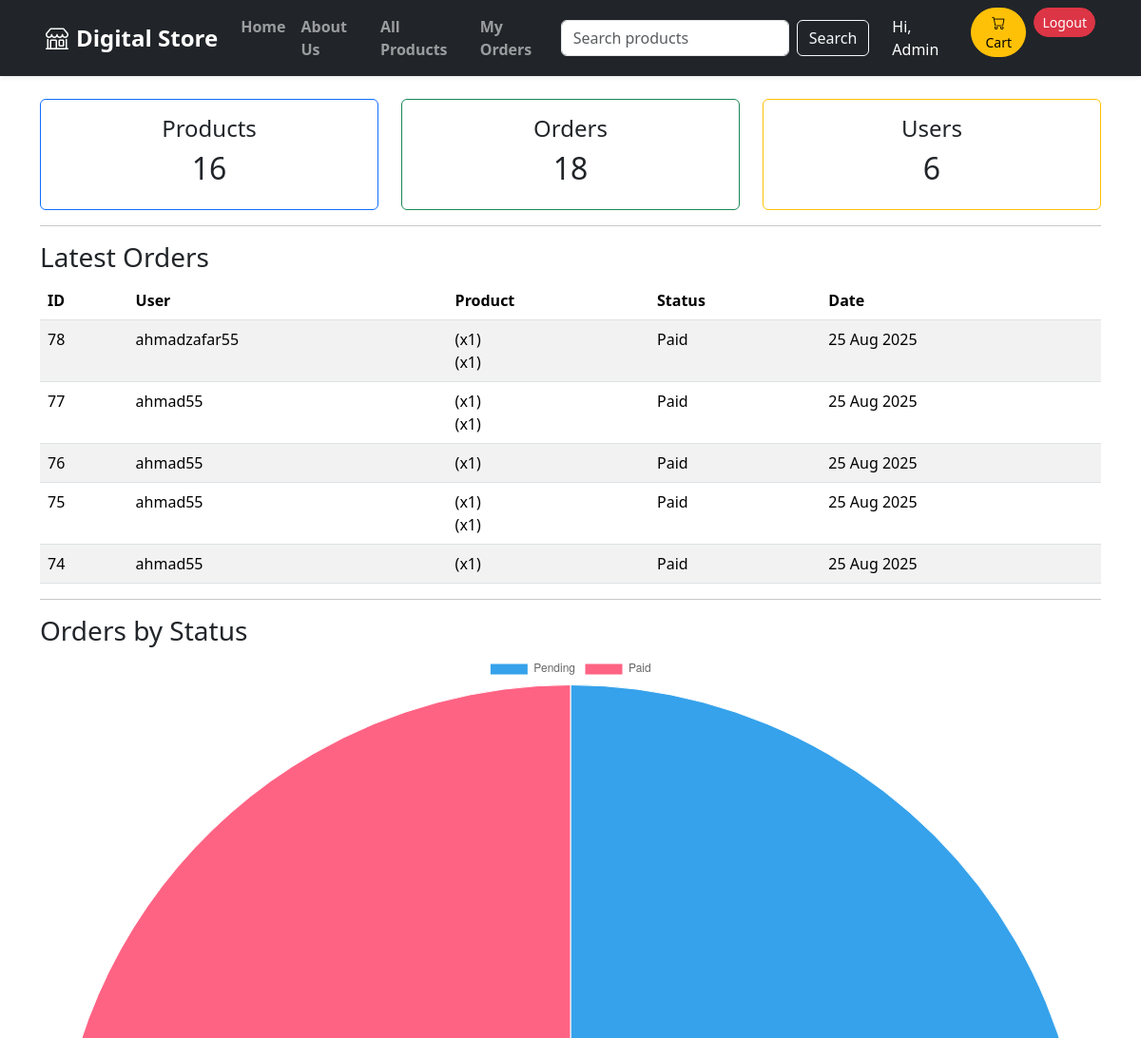
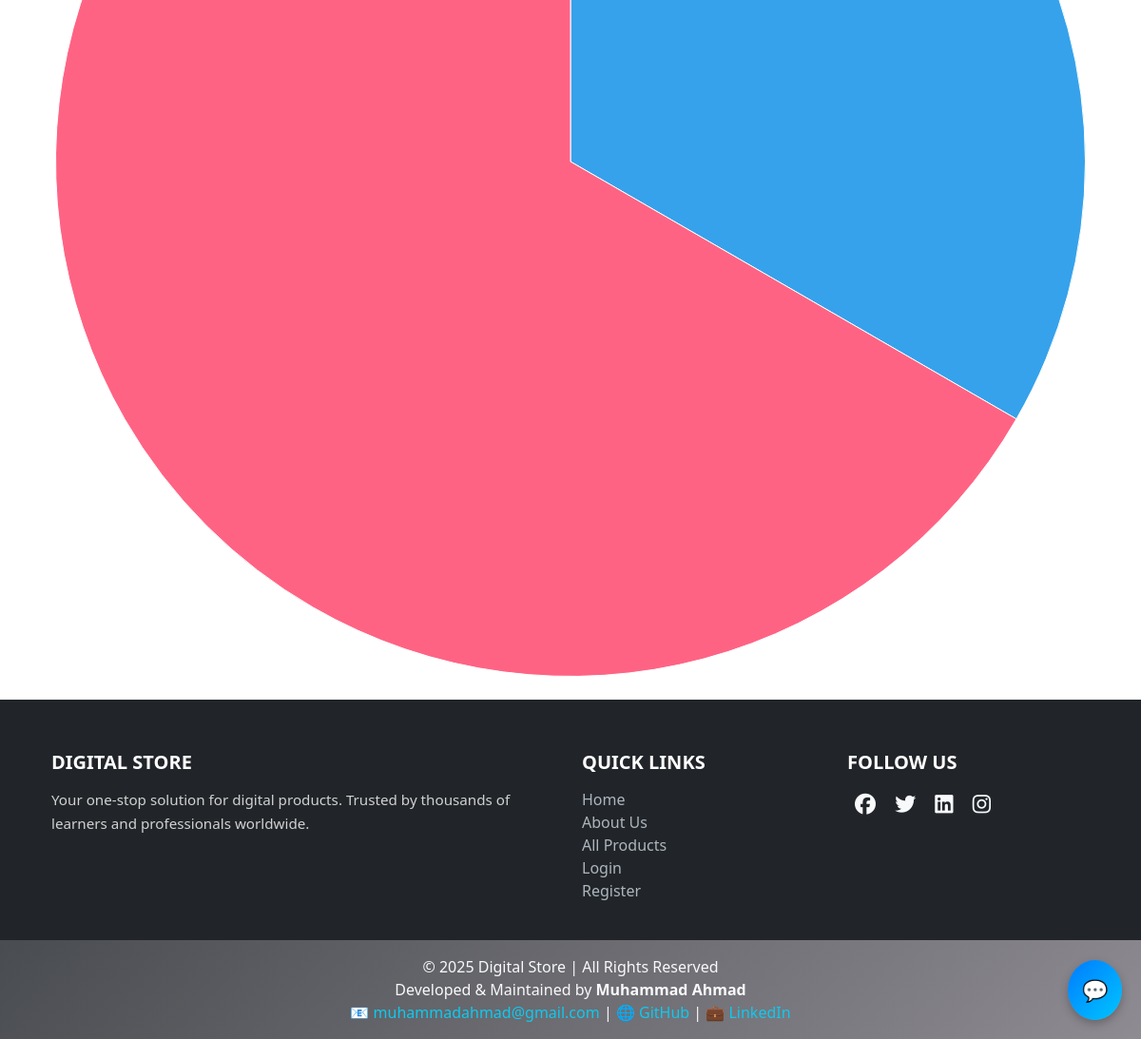
The app's page /store/admin-dashboard/ (signed in) with its own data (2 pictures, top to bottom).
### store/models.py (models this page shows, shortened)
class Order(models.Model):
    user = models.ForeignKey(User, on_delete=models.CASCADE, related_name='orders')
    created_at = models.DateTimeField(auto_now_add=True)
    paid = models.BooleanField(default=False)
    total = models.DecimalField(max_digits=10, decimal_places=2, default=0)
    class Meta:
        ordering = ['-created_at']

class OrderItem(models.Model):
    order = models.ForeignKey(Order, on_delete=models.CASCADE, related_name='items')
    product = models.ForeignKey(Product, on_delete=models.CASCADE)
    price = models.DecimalField(max_digits=8, decimal_places=2)
    quantity = models.PositiveIntegerField(default=1)

### store/views.py (the view)
# urls.py: path('admin-dashboard/', views.admin_dashboard, name='admin_dashboard'),
@login_required
@user_passes_test(is_admin)
@staff_member_required
def admin_dashboard(request):
    products_count = Product.objects.count()
    orders_count = Order.objects.count()
    users_count = User.objects.count()
    latest_orders = Order.objects.select_related('user').order_by('-created_at')[:5]
    orders_by_status = Order.objects.values('paid').annotate(total=Count('id')).order_by()
    context = {
        'products_count': products_count,
        'orders_count': orders_count,
        'users_count': users_count,
        'latest_orders': latest_orders,
        'orders_by_status': orders_by_status,
    }
    return render(request, 'store/admin_dashboard.html', context)

### store/views.py (called while the page is built)
def is_admin(user):
    return user.is_superuser or user.is_staff

### store/templates/store/admin_dashboard.html (shortened to what this page needs)
{% extends "base.html" %}
{% block content %}
<div class="row">
  <div class="col-md-4">
    <div class="card p-3 text-center border-primary">
      <h4>Products</h4>
      <h2>{{ products_count }}</h2>
    </div>
  </div>
  <div class="col-md-4">
    <div class="card p-3 text-center border-success">
      <h4>Orders</h4>
      <h2>{{ orders_count }}</h2>
    </div>
  </div>
  <div class="col-md-4">
    <div class="card p-3 text-center border-warning">
      <h4>Users</h4>
      <h2>{{ users_count }}</h2>
    </div>
  </div>
</div>
<hr>
<h3>Latest Orders</h3>
<table class="table table-striped">
  <thead>
    <tr>
      <th>ID</th>
      <th>User</th>
      <th>Product</th>
      <th>Status</th>
      <th>Date</th>
    </tr>
  </thead>
  <tbody>
    {% for order in latest_orders %}
      <tr>
        <td>{{ order.id }}</td>
        <td>{{ order.user.username }}</td>
        <td>
          {% for item in order.items.all %}
            {{ item.product.name }} (x{{ item.quantity }})<br>
          {% endfor %}
        </td>
        <td>
  {% if order.paid %}
    Paid
  {% else %}
    Pending
  {% endif %}
</td>
        <td>{{ order.created_at|date:"d M Y" }}</td>
      </tr>
    {% endfor %}
  </tbody>
</table>
<hr>
<h3>Orders by Status</h3>
<canvas id="ordersChart" width="400" height="200"></canvas>
<script>
    const ctx = document.getElementById('ordersChart');
    const ordersChart = new Chart(ctx, {
        type: 'pie',
        data: {
            labels: [{% for row in orders_by_status %}'{% if row.paid %}Paid{% else %}Pending{% endif %}',{% endfor %}],
datasets: [{
    data: [{% for row in orders_by_status %}{{ row.total }},{% endfor %}],
    borderWidth: 1
}]
        }
    });
</script>
{% endblock %}

### store/templates/base.html (shortened to what this page needs)
{% load static %}
<!DOCTYPE html>
<html lang="en">
<head>
  <link rel="stylesheet" href="https://cdn.jsdelivr.net/npm/bootstrap-icons@1.11.1/font/bootstrap-icons.css">
  <link rel="stylesheet" href="https://cdn.jsdelivr.net/npm/bootstrap@5.3.3/dist/css/bootstrap.min.css">
  <link rel="stylesheet" href="{% static 'store/css/styles.css' %}">
  <link rel="stylesheet" href="https://cdnjs.cloudflare.com/ajax/libs/font-awesome/6.5.0/css/all.min.css">
</head>
<body>
<nav class="navbar navbar-expand-lg navbar-dark bg-dark shadow-sm sticky-top ">
  <div class="container-fluid px-5">
    <a class="navbar-brand fw-bold fs-4" href="{% url 'store:index' %}">
      <i class="bi bi-shop me-2"></i>Digital Store
    </a>
    <div class="collapse navbar-collapse" id="navbarContent">
      <ul class="navbar-nav me-auto mb-2 mb-lg-0">
        <li class="nav-item">
          <a class="nav-link fw-semibold" href="{% url 'store:index' %}">Home</a>
        </li>
        <li class="nav-item">
          <a class="nav-link fw-semibold" href="{% url 'store:about' %}">About Us</a>
        </li>
        <li class="nav-item">
          <a class="nav-link fw-semibold" href="{% url 'store:all_products' %}">All Products</a>
        </li>
        <li class="nav-item">
          <a class="nav-link fw-semibold" href="{% url 'store:orders' %}">My Orders</a>
        </li>
      </ul>
      <form class="d-flex me-3" action="{% url 'store:search' %}">
        <input class="form-control me-2 " type="search" name="q" placeholder="Search products">
        <button class="btn btn-outline-light ">Search</button>
      </form>
      <ul class="navbar-nav mb-2 mb-lg-0">
        {% if user.is_authenticated %}
          <li class="nav-item d-flex align-items-center me-2">
            <span class="nav-link text-white">Hi, {{ user.username }}</span>
          </li>
          <li class="nav-item me-2">
            <a class="btn btn-warning btn-sm rounded-pill" href="{% url 'store:cart' %}">
              <i class="bi bi-cart"></i> Cart
            </a>
          </li>
          <li class="nav-item">
            <form action="{% url 'logout' %}" method="post" class="d-inline">
              <button type="submit" class="btn btn-danger btn-sm rounded-pill">Logout</button>
            </form>
          </li>
        {% endif %}
      </ul>
    </div>
  </div>
</nav>
<main class="container my-4">
  {% block content %}{% endblock %}
</main>
 {% block footer %}
    <footer class="text-white text-center text-lg-start">
      <div class="container p-4">
        <div class="row">
          <div class="col-lg-6 col-md-12 mb-4 mb-md-0 text-start">
            <h5 class="text-uppercase">Digital Store</h5>
            <p>
              Your one-stop solution for digital products.
              Trusted by thousands of learners and professionals worldwide.
            </p>
          </div>
          <div class="col-lg-3 col-md-6 mb-4 mb-md-0">
            <h5 class="text-uppercase">Quick Links</h5>
            <ul class="list-unstyled">
              <li><a href="{% url 'store:index' %}">Home</a></li>
              <li><a href="{% url 'store:about' %}">About Us</a></li>
              <li><a href="{% url 'store:all_products' %}">All Products</a></li>
              <li><a href="{% url 'login' %}">Login</a></li>
              <li><a href="{% url 'store:register' %}">Register</a></li>
            </ul>
          </div>
          <div class="col-lg-3 col-md-6 mb-4 mb-md-0">
            <h5 class="text-uppercase">Follow Us</h5>
            <div class="social-icons mt-2">
              <a href="https://facebook.com" target="_blank"><i class="fab fa-facebook"></i></a>
              <a href="https://twitter.com" target="_blank"><i class="fab fa-twitter"></i></a>
              <a href="https://linkedin.com" target="_blank"><i class="fab fa-linkedin"></i></a>
              <a href="https://instagram.com" target="_blank"><i class="fab fa-instagram"></i></a>
            </div>
          </div>
        </div>
      </div>
      <div class="text-center p-3" style="background: linear-gradient(135deg, #494c50ff, #8e8b92ff); color: #f8f9fa;">
        © 2025 Digital Store | All Rights Reserved <br>
        Developed & Maintained by <strong>Muhammad Ahmad</strong> <br>
        📧 <a href="mailto:muhammadahmad5165@gmail.com" class="text-decoration-none text-info">muhammadahmad@gmail.com</a> |
        🌐 <a href="https://github.com/muhammadahmad516576" target="_blank" class="text-decoration-none text-info">GitHub</a> |
        💼 <a href="https://www.linkedin.com/in/muhammad-ahmad-0608b5278" target="_blank" class="text-decoration-none text-info">LinkedIn</a>
      </div>
    </footer>
    {% endblock footer %}
{% block chatbot %}
    {% if request.resolver_match.url_name != 'login' and request.resolver_match.url_name != 'register' %}
<div id="chatbot-icon">💬</div>
    {% endif %}
{% endblock chatbot %}
</body>
</html>

### store/templates/base.html (style rules this page uses)
html, body { height: 100%; margin: 0; }
body { display: flex; flex-direction: column; min-height: 100vh; }
main { flex: 1; }
.navbar-nav .nav-link { position: relative; transition: color 0.3s; }
.navbar-nav .nav-link::after { content: ''; position: absolute; width: 0; height: 2px; bottom: 0; left: 0; background-color: #0dcaf0; transition: width 0.3s; }
footer { background: #212529; color: #f8f9fa; text-align: center; padding: 30px 0 0px; margin-top: auto; }
footer h5 { font-weight: bold; margin-bottom: 15px; }
footer p { font-size: 0.95rem; line-height: 1.6; color: #d1d1d1; }
footer a { color: #adb5bd; text-decoration: none; transition: color 0.3s ease-in-out; }
.social-icons a { display: inline-block; margin: 0 8px; font-size: 22px; color: #f8f9fa; transition: all 0.3s ease-in-out; }
#chatbot-icon { position: fixed; bottom: 20px; right: 20px; background: linear-gradient(135deg, #007bff, #00c6ff); color: white; border-radius: 50%; padding: 15px; cursor: pointer; font-size: 22px; box-shadow: 0 4px 10px rgba(0,0,0,0.25); transition: transform 0.2s ease-in-out; z-index: 1000; }

### records on screen
Order: id "78", user.username "ahmadzafar55", paid "Paid", created_at "25 Aug 2025"
OrderItem: quantity "1"
OrderItem: quantity "1"
Order: id "77", user.username "ahmad55", paid "Paid", created_at "25 Aug 2025"
OrderItem: quantity "1"
OrderItem: quantity "1"
Order: id "76", user.username "ahmad55", paid "Paid", created_at "25 Aug 2025"
OrderItem: quantity "1"
Order: id "75", user.username "ahmad55", paid "Paid", created_at "25 Aug 2025"
OrderItem: quantity "1"
OrderItem: quantity "1"
Order: id "74", user.username "ahmad55", paid "Paid", created_at "25 Aug 2025"
OrderItem: quantity "1"

### other values on screen
{{ user.username }} "Admin"
{{ products_count }} "16"
{{ orders_count }} "18"
{{ users_count }} "6"
chart data {{ row.total }} 6, 12
